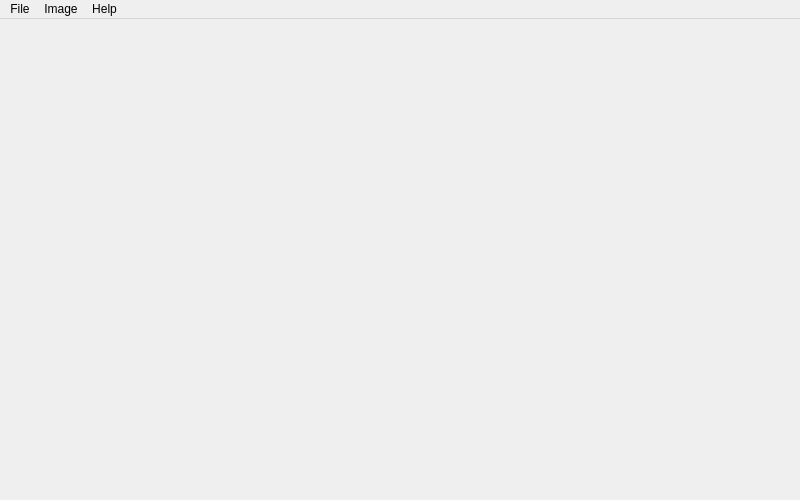
<?xml version="1.0" encoding="UTF-8"?>
<ui version="4.0">
 <class>MainWindow</class>
 <widget class="QMainWindow" name="MainWindow">
  <property name="geometry">
   <rect>
    <x>0</x>
    <y>0</y>
    <width>800</width>
    <height>500</height>
   </rect>
  </property>
  <property name="sizePolicy">
   <sizepolicy hsizetype="Preferred" vsizetype="Preferred">
    <horstretch>0</horstretch>
    <verstretch>0</verstretch>
   </sizepolicy>
  </property>
  <property name="minimumSize">
   <size>
    <width>600</width>
    <height>500</height>
   </size>
  </property>
  <property name="maximumSize">
   <size>
    <width>16777215</width>
    <height>16777215</height>
   </size>
  </property>
  <property name="windowTitle">
   <string>PNG Editor</string>
  </property>
  <property name="tabShape">
   <enum>QTabWidget::Rounded</enum>
  </property>
  <widget class="QWidget" name="centralwidget"/>
  <widget class="QMenuBar" name="menubar">
   <property name="geometry">
    <rect>
     <x>0</x>
     <y>0</y>
     <width>800</width>
     <height>22</height>
    </rect>
   </property>
   <widget class="QMenu" name="menuFile">
    <property name="title">
     <string>File</string>
    </property>
    <addaction name="openFile"/>
    <addaction name="separator"/>
    <addaction name="saveFile"/>
    <addaction name="saveFileAs"/>
    <addaction name="closeFile"/>
    <addaction name="separator"/>
    <addaction name="exit"/>
   </widget>
   <widget class="QMenu" name="menuInfo">
    <property name="title">
     <string>Image</string>
    </property>
    <addaction name="imageInfo"/>
   </widget>
   <widget class="QMenu" name="menuHelp">
    <property name="title">
     <string>Help</string>
    </property>
    <addaction name="help"/>
    <addaction name="about"/>
   </widget>
   <addaction name="menuFile"/>
   <addaction name="menuInfo"/>
   <addaction name="menuHelp"/>
  </widget>
  <widget class="QStatusBar" name="statusbar">
   <property name="contextMenuPolicy">
    <enum>Qt::DefaultContextMenu</enum>
   </property>
   <property name="acceptDrops">
    <bool>false</bool>
   </property>
   <property name="sizeGripEnabled">
    <bool>false</bool>
   </property>
  </widget>
  <action name="openFile">
   <property name="text">
    <string>&amp;Open Image...</string>
   </property>
   <property name="shortcut">
    <string>Ctrl+O</string>
   </property>
  </action>
  <action name="saveFile">
   <property name="text">
    <string>&amp;Save Image</string>
   </property>
   <property name="shortcut">
    <string>Ctrl+S</string>
   </property>
  </action>
  <action name="saveFileAs">
   <property name="text">
    <string>Save Image as...</string>
   </property>
  </action>
  <action name="closeFile">
   <property name="text">
    <string>&amp;Close Image</string>
   </property>
   <property name="shortcut">
    <string>Ctrl+C</string>
   </property>
  </action>
  <action name="exit">
   <property name="text">
    <string>&amp;Exit</string>
   </property>
   <property name="shortcut">
    <string>Ctrl+E</string>
   </property>
  </action>
  <action name="imageInfo">
   <property name="text">
    <string>&amp;Info</string>
   </property>
   <property name="toolTip">
    <string>Image Information</string>
   </property>
   <property name="shortcut">
    <string>Ctrl+I</string>
   </property>
  </action>
  <action name="help">
   <property name="text">
    <string>&amp;Help</string>
   </property>
   <property name="shortcut">
    <string>Ctrl+H</string>
   </property>
  </action>
  <action name="about">
   <property name="text">
    <string>&amp;About</string>
   </property>
   <property name="shortcut">
    <string>Ctrl+A</string>
   </property>
  </action>
 </widget>
 <resources/>
 <connections/>
</ui>
